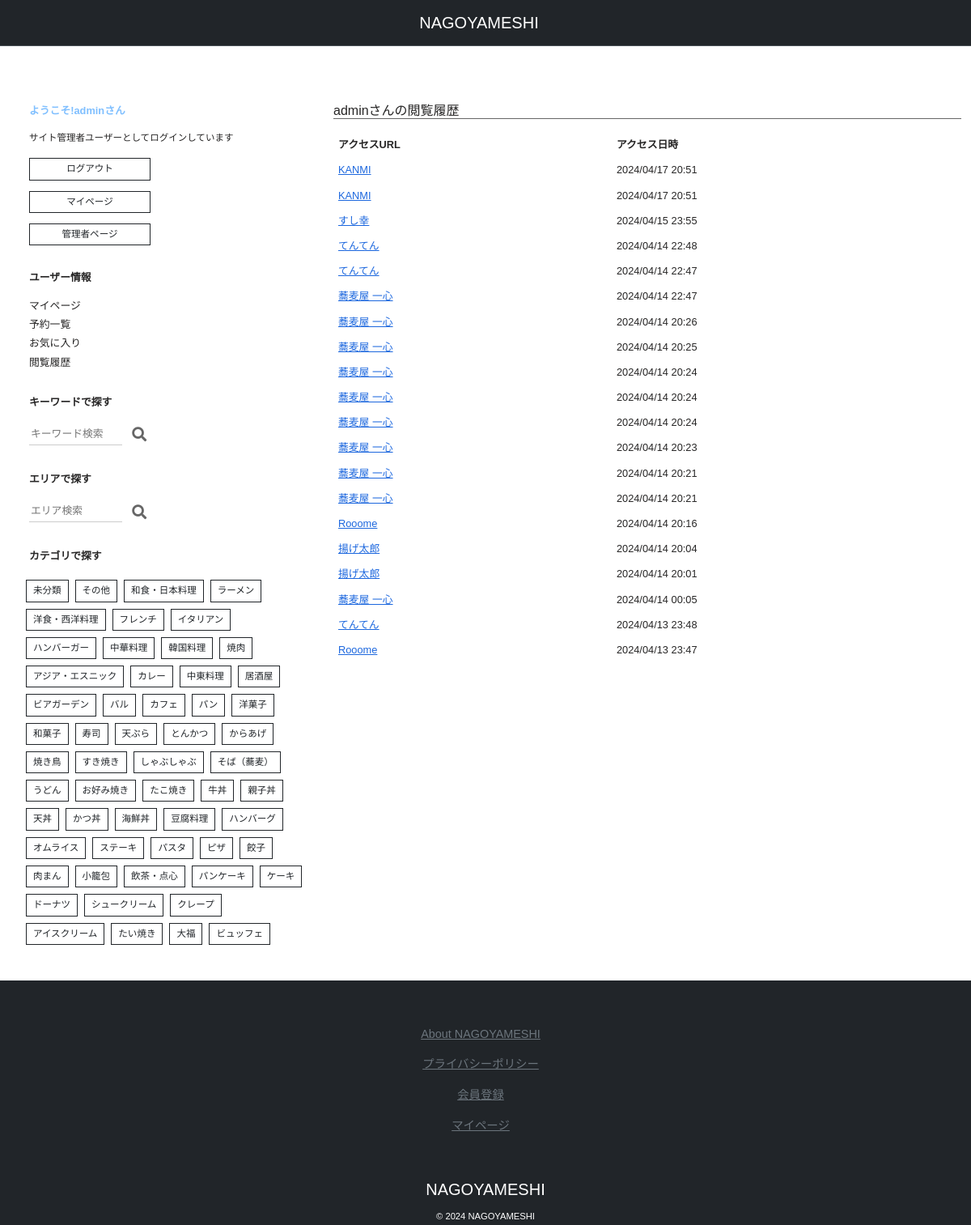
The page /access_history/ (signed in) on the database as committed earlier.
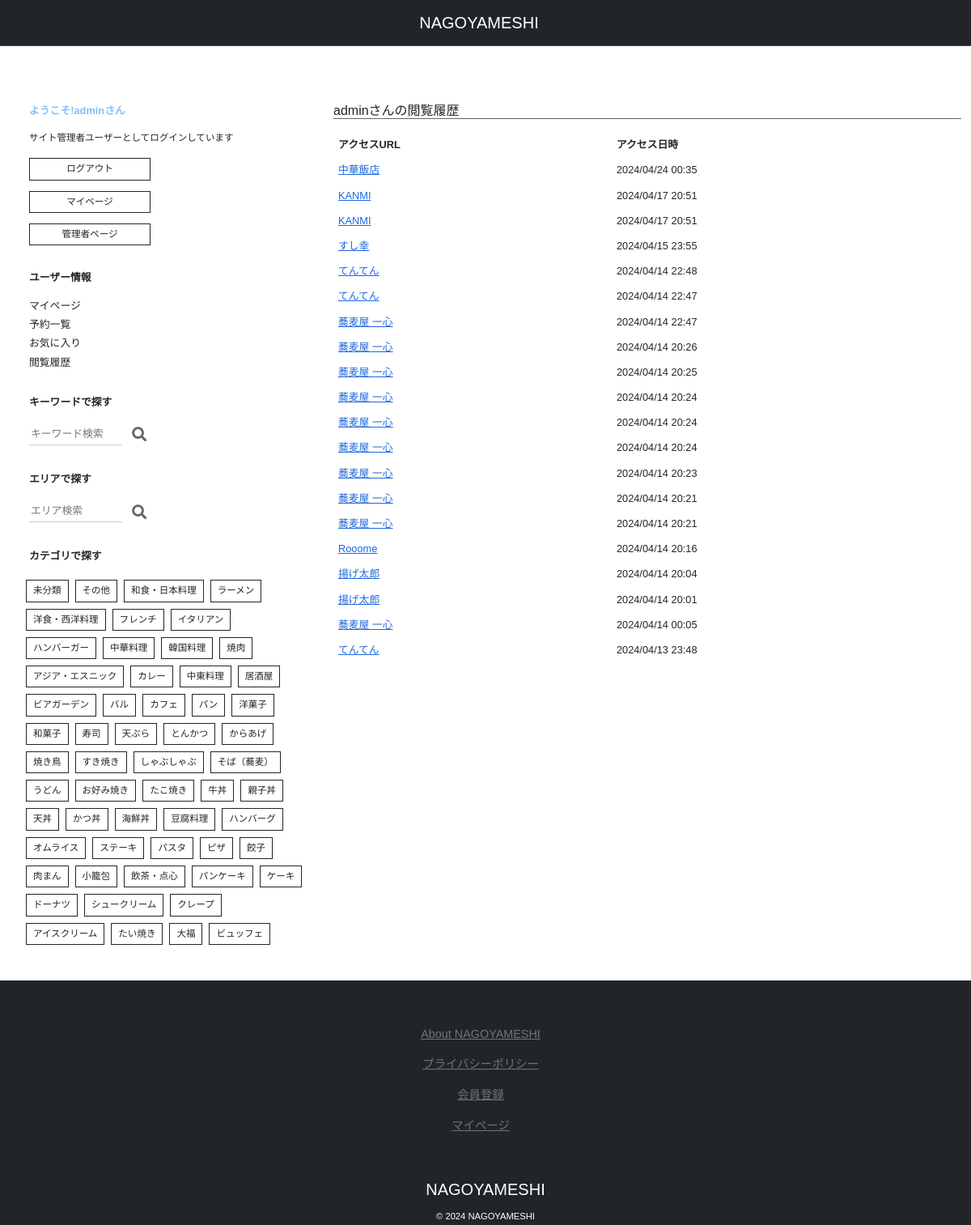
The same page on the database as committed later.
### nagoyameshi/models.py (models this page shows, shortened)
class Category(models.Model):
    category_name = models.CharField(
        _("category name"),
        max_length=150,
    )
    create_at = models.DateTimeField(
        _("create at"),
        default=timezone.now
    )
    update_at = models.DateTimeField(
        _("last update"),
        auto_now=True,
    )
    class Meta:
        verbose_name = _("category")
        verbose_name_plural = _("categories")

class AccessHistory(models.Model):
    url = models.URLField()
    user = models.ForeignKey(
        CustomUser,
        on_delete = models.CASCADE,
    )
    restaurant = models.ForeignKey(
        Restaurant,
        on_delete = models.CASCADE,
        blank = True,
        null = True,
    )
    time = models.DateTimeField(
        auto_now =True
    )
    class Meta:
        verbose_name = _("accesshistory")
        verbose_name_plural = _("accesshistories")

### nagoyameshi/views.py (the view)
# urls.py: path('access_history/', views.access_history, name='access_history'),
@login_required
def access_history(request):
    if request.method == 'GET':
        categories = Category.objects.all()
        user = CustomUser.objects.get(id=request.user.id)
        his_qry_set = AccessHistory.objects.filter(user=user).order_by('-time').distinct()[:20]
        if his_qry_set:
            histories_list = list(his_qry_set.values())
            for histories in histories_list:
                restaurant = Restaurant.objects.get(id=histories['restaurant_id'])
                histories['restaurant_name'] = restaurant.restaurant_name
            return render(request, 'access_history.html', context={
                'categories': categories,
                'histories_list': histories_list,
            })
        else:
            return render(request, 'access_history.html', context={
                'categories': categories,
                'message': '閲覧履歴はありません'
            })
    else:
        raise Http404

### nagoyameshi/models.py (called while the page is built)
    def get_nickname(self):
        return self.nickname

### nagoyameshi/templatetags/custom.py (called while the page is built)
@register.filter
def get_value(value, key):
    if (key in value.keys()):
        print("-----------------------------")
        print(key)
        print(value)
        print(value[key])
        print("-----------------------------")
        return value[key]
    else:
        return None

### templates/access_history.html (shortened to what this page needs)
{% extends 'base.html' %}
{% load custom %}
{% block content %}
<section id="access_history">
    <h6 class="b_bottom">{{ request.user.get_nickname }}さんの閲覧履歴</h6>
    <div class="table_no_border mt-3">
        <table>
            <tr>
                <th>アクセスURL</th>
                <th>アクセス日時</th>
            </tr>
            {% for history in histories_list %}
            <tr>
                <td><a href="{{ history | get_value:'url' }}" class="fnt_blue under_line">{{ history | get_value:'restaurant_name' }}</a></td>
                <td>{{ history | get_value:'time' | date:"Y/m/d H:i" }}</td>
            </tr>
            {% endfor %}
        </table>
    </div>
</section>
{% endblock content %}

### templates/base.html (shortened to what the changed rows need)
{% load static %}
<!DOCTYPE html>
<html lang="ja">
    <head>
        <link href="https://cdnjs.cloudflare.com/ajax/libs/font-awesome/5.15.1/css/all.min.css" rel="stylesheet" />
        <link href="https://cdn.jsdelivr.net/npm/bootstrap@5.3.0/dist/css/bootstrap.min.css" rel="stylesheet">
        <link rel="stylesheet" href="{% static 'css/style.css' %}">
    </head>
    <body>
        <main class="container-fluid">
            <div class="row">
                <div class="col-4">
                    <div class="container wrapper_section">
                        <section id="category_search">
                            <div class="conteiner d-flex flex-wrap category_btn_list">
                                {% for category in categories %}
                                <form class="categories_list" method="get" action="{% url 'list' %}">
                                    <a href="{% url 'list' %}"><button class="btn btn-outline-dark rounded-0 text-nowrap btn-sm my-1 ms-2" style="--bs-btn-padding-y: .25rem; --bs-btn-padding-x: .5rem; --bs-btn-font-size: .70rem;" type="submit" name="category_id" value="{{ category.id }}">{{ category.category_name }}</button></a>
                                </form>
                                {% endfor %}
                            </div>
                        </section>
                    </div>
                </div>
                <div class="col-8">
                    {% block content %}
                    {% endblock content %}
                </div>
            </div>
        </main>
    </body>
</html>

Rows that differ between the two databases and show on the page:
no longer on this page (row unchanged): AccessHistory: history "Rooome", history "2024/04/13 23:47"
added AccessHistory: history "中華飯店", history "2024/04/24 00:35"
